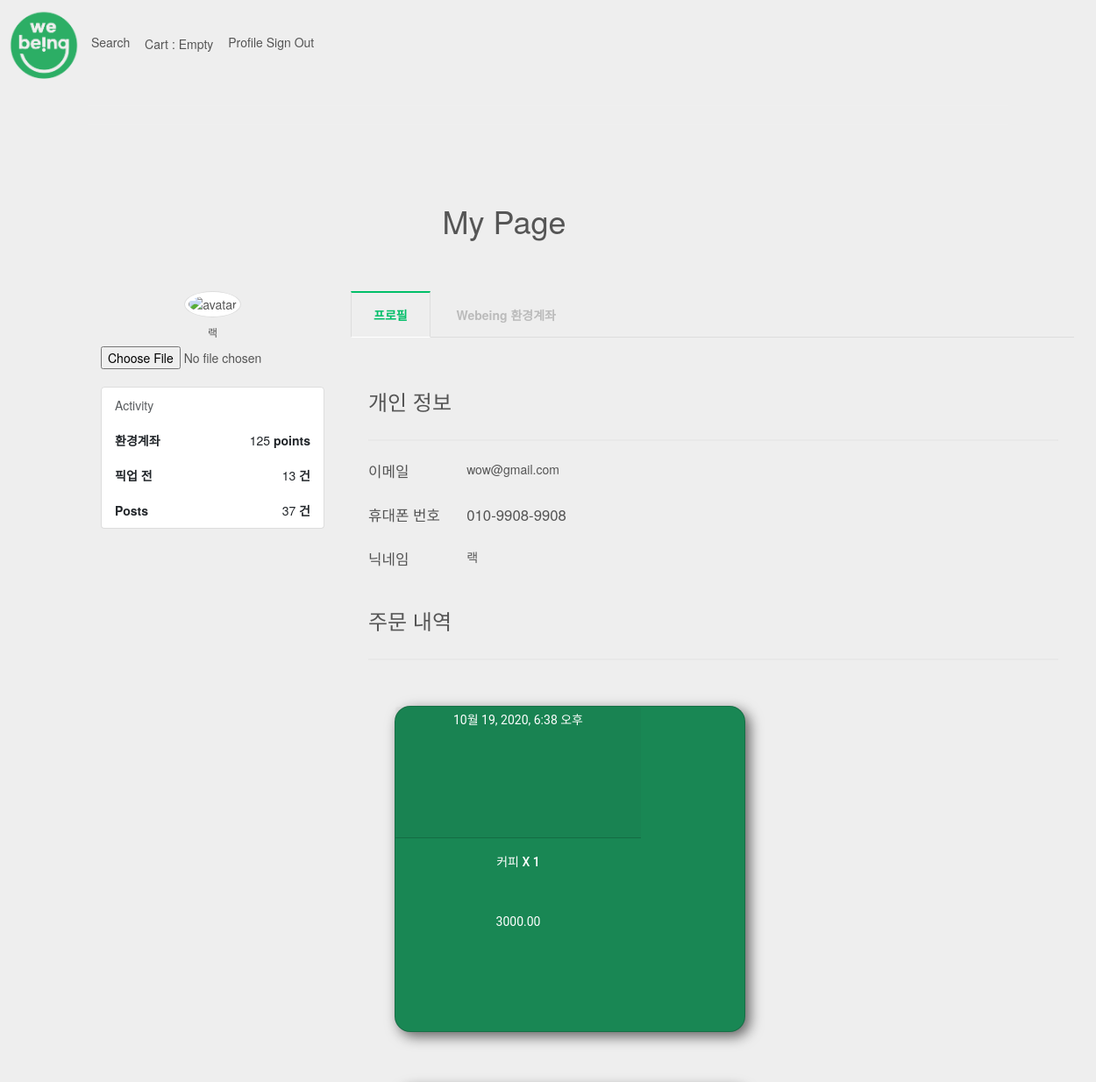
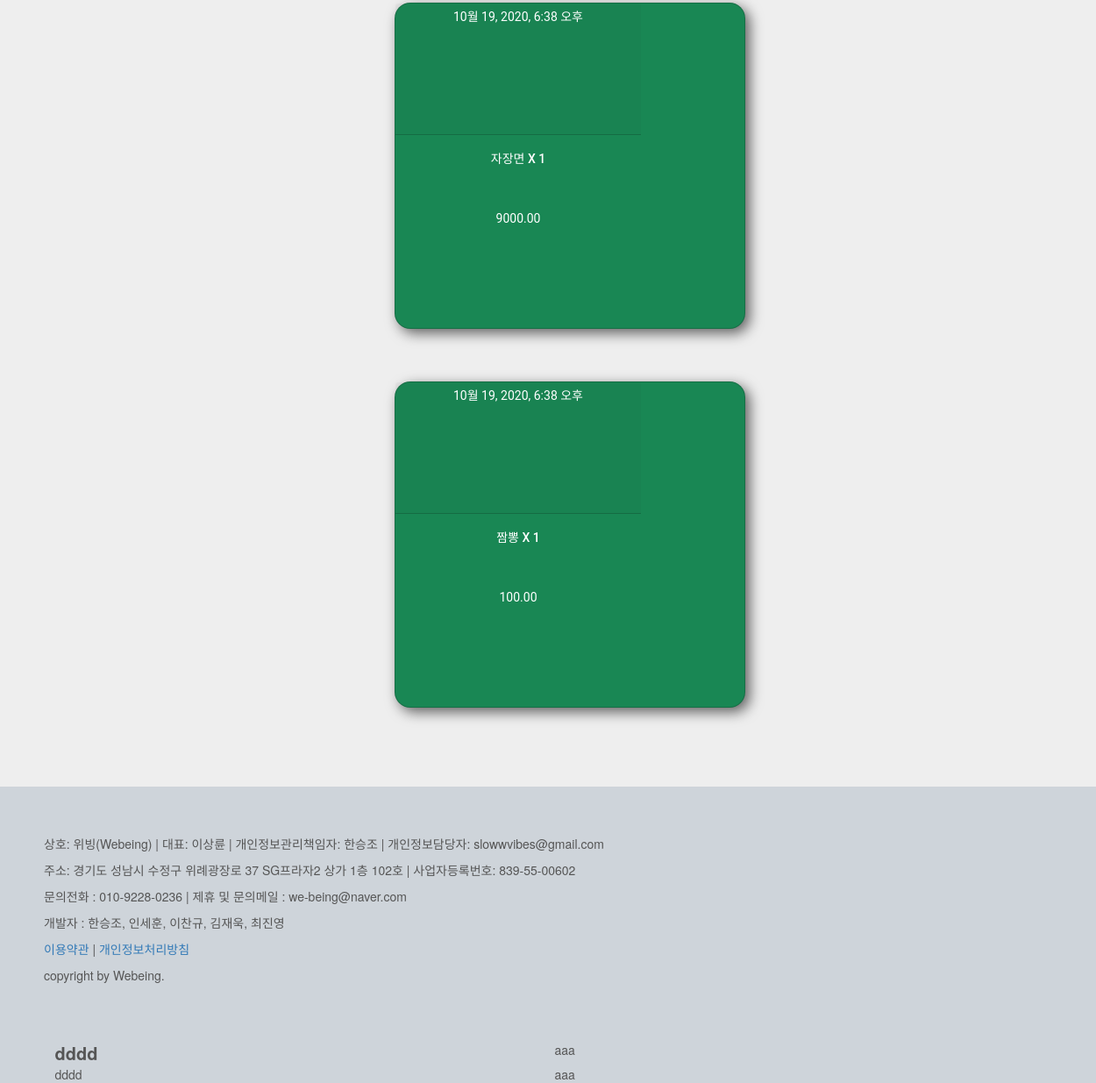
The page /customerPage/ (signed in) on the database its author committed (2 pictures, top to bottom).
### Account/models.py (models this page shows, shortened)
class User(AbstractBaseUser):
    email = models.EmailField(
        verbose_name='email',
        max_length=255,
        unique=True,
    )
    nickname = models.CharField(
        max_length=20,
        null=False,
        unique=True
    )
    phone_number = models.CharField(max_length=14, null=False, unique=True)
    business_number = models.CharField(max_length=30, null=True, unique=True)
    seller_address = models.CharField(max_length=30, null=True, unique=True)
    seller_name = models.CharField(max_length=30, null=True, unique=True)
    env_money = models.IntegerField(null=True)
    is_active = models.BooleanField(default=True)
    is_admin = models.BooleanField(default=False)
    is_seller = models.BooleanField(null=True, default=True)
    objects = UserManager()
    USERNAME_FIELD = 'email'
    REQUIRED_FIELDS = ['nickname', 'phone_number']

### order/models.py (models this page shows, shortened)
class OrderItem(models.Model):
    order = models.ForeignKey(Order, on_delete=models.CASCADE, related_name='items')
    product = models.ForeignKey(Product, on_delete=models.PROTECT, related_name='order_products')
    price = models.DecimalField(max_digits=10, decimal_places=2)
    quantity = models.PositiveIntegerField(default=1)
    created = models.DateTimeField(auto_now_add=True)
    updated = models.DateTimeField(auto_now=True)

### shop/models.py (models this page shows, shortened)
class Product(models.Model):
    restaurant = models.ForeignKey(Restaurant, on_delete=models.SET_NULL, null=True, related_name='products')
    name = models.CharField(max_length=200, db_index=True)
    slug = models.SlugField(max_length=200, db_index=True, unique=True, allow_unicode=True)
    image = models.ImageField(upload_to='products/%Y/%m/%d', blank=True)
    description = models.TextField(blank=True)
    meta_description = models.TextField(blank=True)
    origin_price = models.IntegerField()
    price = models.IntegerField()  ## [찬규] 가격 정보 정수값으로 수정했습니다.
    discount = models.IntegerField(default=0)
    stock = models.PositiveIntegerField()
    available_display = models.BooleanField('Display', default=True)
    available_order = models.BooleanField('Order', default=True)
    created = models.DateTimeField(auto_now_add=True)
    updated = models.DateTimeField(auto_now=True)
    class Meta:
        ordering = ['-created']
        index_together = [['id', 'slug']]
    def __str__(self):
        return self.name

### Account/views.py (the view)
# urls.py: path('customerPage/', views.customer_page, name="customerPage"),
def customer_page(request):
    user = request.user
    orders = Order.objects.filter(user=user)
    user_env_point = User.objects.get(email=user.email)
    user_env_point_amount = user_env_point.env_money
    order_items_list = []
    all_env_point = User.objects.all()
    total = sum(filter(None, (env_point.env_money for env_point in all_env_point)))
    for order in orders:
        order_items_list.append(OrderItem.objects.filter(order=order))
    return render(request, 'customerPage.html', {
        'order_items_list': order_items_list,
        'orders': orders,
        'user_env_point_amount': user_env_point_amount,
        'total': total
    })

### Account/templates/customerPage.html (shortened to what this page needs)
{% extends "base.html" %}
{% load static %}
{% block head%}
<link rel="stylesheet" href="https://maxcdn.bootstrapcdn.com/bootstrap/3.3.7/css/bootstrap.min.css">
<link rel = "stylesheet" href = "{% static 'css/customerpage.css'%}">
{% endblock %}
{% block content %}
<hr>
<div class="container bootstrap snippet">
    <div class="row">
        <div class="col-sm-10"><h1>My Page</h1></div>
    </div>
    <div class="row">
        <div class="col-sm-3">
            <div class="text-center">
                <img src="http://ssl.gstatic.com/accounts/ui/avatar_2x.png" class="avatar img-circle img-thumbnail"
                     alt="avatar">
                <h6>{{user.nickname}}</h6>
                <input type="file" class="text-center center-block file-upload">
            </div>
            </hr><br>
            <ul class="list-group">
                <li class="list-group-item text-muted">Activity </li>
                <li class="list-group-item text-right"><span class="pull-left"><strong>환경계좌</strong></span> 125 <strong>
                    points</strong></li>
                <li class="list-group-item text-right"><span class="pull-left"><strong>픽업 전</strong></span> 13 <strong>
                    건</strong></li>
                <li class="list-group-item text-right"><span class="pull-left"><strong>Posts</strong></span> 37<strong>
                    건</strong></li>
            </ul>
        </div>
        <div class="col-sm-9">
            <label for="tab1">프로필</label>
            <label for="tab2">Webeing 환경계좌</label>
            <section id="content1">
                <div class="box-in-profile">
                    <div class="myinfo">
                        <h3>개인 정보</h3>
                        <hr style="border: 1px solid lightgray; width:100%; float:left;">
                    </div>
                    <div class="leftemail">
                        <p id = "fontsub">이메일</p>
                    </div>
                    <div class="rightemail">
                        <p>{{user.email}}</p>
                    </div>
                    <div class="leftphone">
                        <p id = "fontsub">휴대폰 번호</p>
                    </div>
                    <div class="rightphone">
                        <p id="fontsub">{{user.phone_number}}</p>
                    </div>
                    <div class = "leftnickname">
                        <p id = "fontsub">닉네임</p>
                    </div>
                    <div class = "rightnickname">
                        <p>{{user.nickname}}</p>
                    </div>
                    <div class="mybuy">
                        <h3>주문 내역</h3>
                        <hr style="border: 1px solid lightgray; width:100%; float:left;">
                    </div>
                    <div class = "buylist">
                        {% for order_items in order_items_list %}
                        {% for order_item in order_items %}
                        <div class="card text-white bg-success mb-3" style="max-width: 40rem;">
                            <div class="card-header">{{order_item.created}}</div>
                            <div class="card-body">
                                <h5 class="card-title"> {{order_item.product}} X {{order_item.quantity}}
                                </h5>
                                <p class="card-text">{{order_item.price}}</p>
                            </div>
                        </div>
                        <br/>
                        {% endfor %}
                        <br/>
                        <br/>
                        {% endfor %}
                    </div>
                </div>
            </section>
        </div>
    </div>
</div>
</div>
{% endblock %}

### shop/static/css/card.css (style rules this page uses)
.card { display: grid; grid-template-columns: 280px; grid-template-rows: 150px 160px 60px; grid-template-areas: "image" "text" "stats"; border-radius: 18px; background: white; box-shadow: 5px 5px 15px rgba(0, 0, 0, 0.6); font-family: roboto; text-align: center; }
.card-text { grid-area: text; }
.card-text { grid-area: text; margin-top: 50px; }
.card { . . . transition: 0.5 s ease; cursor: pointer; margin: 30px; }

### Account/static/css/customerpage.css (style rules this page uses)
.box-in-profile { display: grid; margin: 20px; grid-template-columns: 1fr 6fr ; grid-template-rows: 100px 50px 50px 50px 100px 1fr; grid-template-areas: "myinfo myinfo" "leftemail rightemail" "leftphone rightphone" "leftnickname rightnickname" "mybuy mybuy" "buylist buylist" }
.myinfo { grid-area: myinfo; }
.mybuy { grid-area: mybuy; }
.buylist { grid-area: buylist; }
.box-in-profile:nth-child(1) { grid-row:1/3; }

### Account/templates/customerPage.html (style rules this page uses)
body { color: #555; background: #eeeeee; margin: 0; padding: 0; box-sizing: border-box; }
h1 { padding: 50px 0; font-weight: 400; text-align: center; }
p { margin: 0 0 20px; line-height: 1.5; }
section { display: none; padding: 20px 0 0; border-top: 1px solid #ddd; }
input { display: none; }
label { display: inline-block; margin: 0 0 -1px; padding: 15px 25px; font-weight: 600; text-align: center; color: #bbb; border: 1px solid transparent; }
input:checked + label { color: #00be68; border: 1px solid #ddd; border-top: 2px solid #00be68; border-bottom: 1px solid #ffffff; }
#tab1:checked ~ #content1, #tab2:checked ~ #content2, #tab3:checked ~ #content3, #tab4:checked ~ #content4 { display: block; }
#fontsub { font-size: 120%; color: #545454; }

### rows shown on the page
User: nickname "랙", email "wow@gmail.com", phone_number "010-9908-9908"
OrderItem: created "10월 19, 2020, 6:38 오후", product "커피", quantity "1", price "3000.00"
OrderItem: created "10월 19, 2020, 6:38 오후", product "자장면", quantity "1", price "9000.00"
OrderItem: created "10월 19, 2020, 6:38 오후", product "짬뽕", quantity "1", price "100.00"
